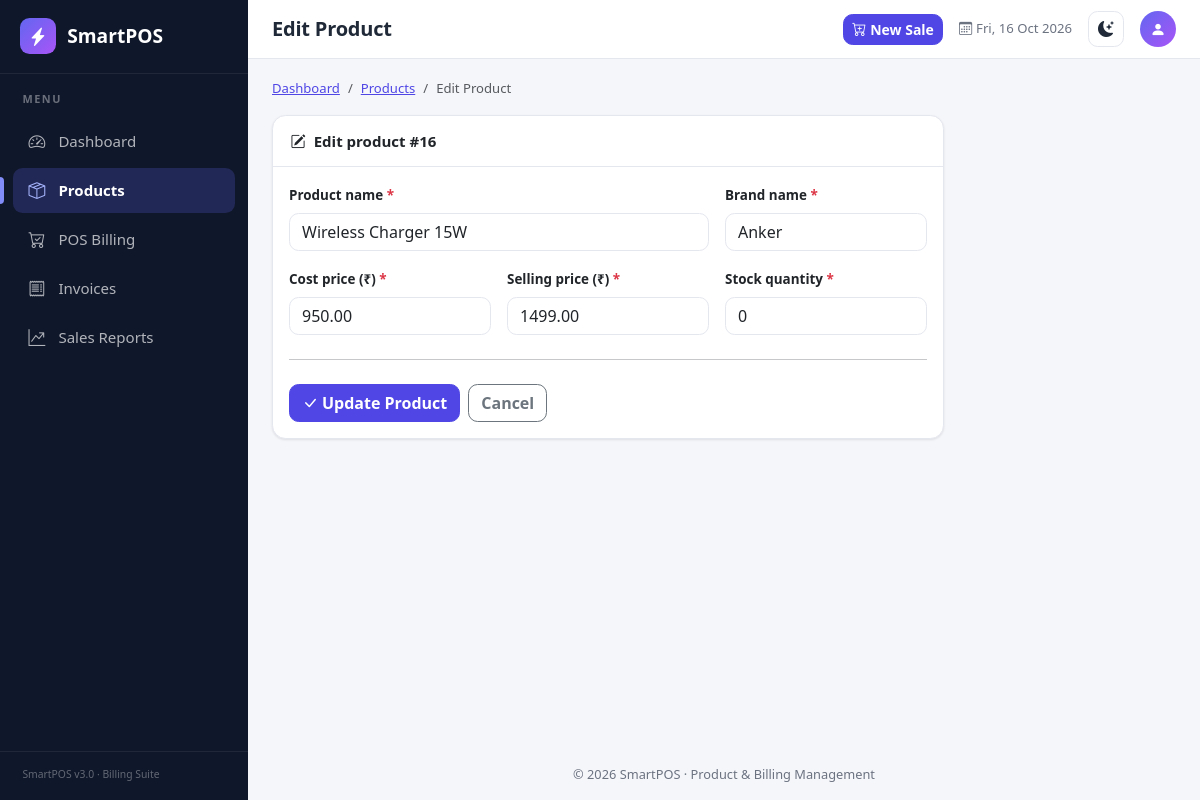
The app's page /products/edit.php?id=16 with its own data.
### tables this page shows
CREATE TABLE products (
    id             INT UNSIGNED NOT NULL AUTO_INCREMENT,
    name           VARCHAR(150) NOT NULL,
    brand_name     VARCHAR(100) NOT NULL,
    cost_price     DECIMAL(10,2) NOT NULL DEFAULT 0.00,
    sell_price     DECIMAL(10,2) NOT NULL DEFAULT 0.00,
    stock_quantity INT UNSIGNED NOT NULL DEFAULT 0,
    created_at     TIMESTAMP NOT NULL DEFAULT CURRENT_TIMESTAMP,
    updated_at     TIMESTAMP NOT NULL DEFAULT CURRENT_TIMESTAMP ON UPDATE CURRENT_TIMESTAMP,
    PRIMARY KEY (id),
    UNIQUE KEY uq_products_name_brand (name, brand_name),
    KEY idx_products_name (name),
    KEY idx_products_brand (brand_name),
    KEY idx_products_stock (stock_quantity),
    CONSTRAINT chk_products_cost  CHECK (cost_price >= 0),
    CONSTRAINT chk_products_sell  CHECK (sell_price >= 0)
);

### includes/helpers.php (called while the page is built, shortened)
<?php
function e(mixed $value): string
{
    return htmlspecialchars((string) $value, ENT_QUOTES | ENT_SUBSTITUTE, 'UTF-8');
}
function url(string $path = ''): string
{
    return BASE_URL . '/' . ltrim($path, '/');
}
function get_str(string $key): string
{
    $v = $_GET[$key] ?? '';
    return is_string($v) ? trim($v) : '';
}
function parse_uint(string $value): ?int
{
    return (int) $value;
}

### config/database.php (called while the page is built, shortened)
<?php
function db(): PDO
{
    static $pdo = null;
    if ($pdo === null) {
        $dsn = sprintf('mysql:host=%s;port=%s;dbname=%s;charset=utf8mb4', DB_HOST, DB_PORT, DB_NAME);
        $pdo = new PDO($dsn, DB_USER, DB_PASS, [
            PDO::ATTR_ERRMODE            => PDO::ERRMODE_EXCEPTION,
            PDO::ATTR_DEFAULT_FETCH_MODE => PDO::FETCH_ASSOC,
            PDO::ATTR_EMULATE_PREPARES   => false,
        ]);
    }
    return $pdo;
}

### includes/product_functions.php (called while the page is built, shortened)
<?php
function find_product(int $id): ?array
{
    $stmt = db()->prepare('SELECT * FROM products WHERE id = :id');
    $stmt->execute([':id' => $id]);
    $row = $stmt->fetch();
    return $row === false ? null : $row;
}

### products/_form.php (the view, shortened to what this page needs)
<?php
$field = function (string $key) use ($errors): string {
    return isset($errors[$key]) ? ' is-invalid' : '';
};
?>
<form method="post" action="<?= e($formAction) ?>" novalidate data-loading>
    <div class="row g-3">
        <div class="col-md-8">
            <label for="name" class="form-label required">Product name</label>
            <input type="text" class="form-control<?= $field('name') ?>" id="name" name="name"
                   maxlength="<?= PRODUCT_NAME_MAX ?>" required
                   value="<?= e($form['name']) ?>" placeholder="e.g. Wireless Mouse M221">
        </div>
        <div class="col-md-4">
            <label for="brand_name" class="form-label required">Brand name</label>
            <input type="text" class="form-control<?= $field('brand_name') ?>" id="brand_name" name="brand_name"
                   maxlength="<?= PRODUCT_BRAND_MAX ?>" required
                   value="<?= e($form['brand_name']) ?>" placeholder="e.g. Logitech">
        </div>
        <div class="col-md-4">
            <label for="cost_price" class="form-label required">Cost price (<?= e(CURRENCY) ?>)</label>
            <input type="number" class="form-control<?= $field('cost_price') ?>" id="cost_price" name="cost_price"
                   min="0" max="99999999.99" step="0.01" inputmode="decimal" required
                   value="<?= e($form['cost_price']) ?>" placeholder="0.00">
        </div>
        <div class="col-md-4">
            <label for="sell_price" class="form-label required">Selling price (<?= e(CURRENCY) ?>)</label>
            <input type="number" class="form-control<?= $field('sell_price') ?>" id="sell_price" name="sell_price"
                   min="0" max="99999999.99" step="0.01" inputmode="decimal" required
                   value="<?= e($form['sell_price']) ?>" placeholder="0.00">
        </div>
        <div class="col-md-4">
            <label for="stock_quantity" class="form-label required">Stock quantity</label>
            <input type="number" class="form-control<?= $field('stock_quantity') ?>" id="stock_quantity" name="stock_quantity"
                   min="0" max="999999999" step="1" inputmode="numeric" required
                   value="<?= e($form['stock_quantity']) ?>">
        </div>
    </div>
    <hr class="my-4">
    <div class="d-flex flex-wrap gap-2">
        <button type="submit" class="btn btn-primary" data-loading-text="Saving...">
            <i class="bi bi-check-lg me-1"></i><?= e($submitLabel) ?>
        </button>
        <a href="<?= e($cancelUrl) ?>" class="btn btn-outline-secondary">Cancel</a>
    </div>
</form>

### assets/css/style.css (style rules this page uses)
:root { --sp-primary: #4f46e5; --sp-primary-dark: #4338ca; --sp-primary-rgb: 79, 70, 229; --sp-accent: #f97316; --sp-sidebar-w: 248px; --sp-sidebar-bg: #0f172a; --sp-bg: #f5f6fa; --sp-card: #ffffff; --sp-border: #e5e7ef; --sp-text: #1f2937; --sp-muted: #6b7280; --sp-radius: .85rem; --sp-shadow: 0 1px 2px rgba(16, 24, 40, .04), 0 1px 3px rgba(16, 24, 40, .06); --bs-body-font-family: system-ui, -apple-system, "Segoe UI", Roboto, "Helvetica Neue", Arial, sans-serif; --bs-link-color: var(--sp-primary); }
body { background: var(--sp-bg); color: var(--sp-text); font-family: var(--bs-body-font-family); font-size: .94rem; }
a { color: var(--sp-primary); }
.btn { border-radius: .6rem; font-weight: 600; }
.btn-primary { --bs-btn-bg: var(--sp-primary); --bs-btn-border-color: var(--sp-primary); --bs-btn-color: #fff; --bs-btn-hover-bg: var(--sp-primary-dark); --bs-btn-hover-border-color: var(--sp-primary-dark); --bs-btn-hover-color: #fff; --bs-btn-active-bg: var(--sp-primary-dark); --bs-btn-active-border-color: var(--sp-primary-dark); --bs-btn-disabled-bg: var(--sp-primary); --bs-btn-disabled-border-color: var(--sp-primary); }
.form-control, .form-select { border-radius: .6rem; border-color: var(--sp-border); background-color: var(--sp-card); }
.form-label { font-weight: 600; font-size: .84rem; }
.form-label.required::after { content: " *"; color: #dc3545; }

### records on screen
products: name "Wireless Charger 15W", brand_name "Anker", cost_price "950.00", sell_price "1499.00", stock_quantity "0"

### other values on screen
APP_NAME "SmartPOS"
$label "Dashboard"
$label "Products"
$label "POS Billing"
$label "Invoices"
$label "Sales Reports"
$pageTitle "Edit Product"
$label "Edit Product"
$id "16"
CURRENCY "₹"
$submitLabel "Update Product"
